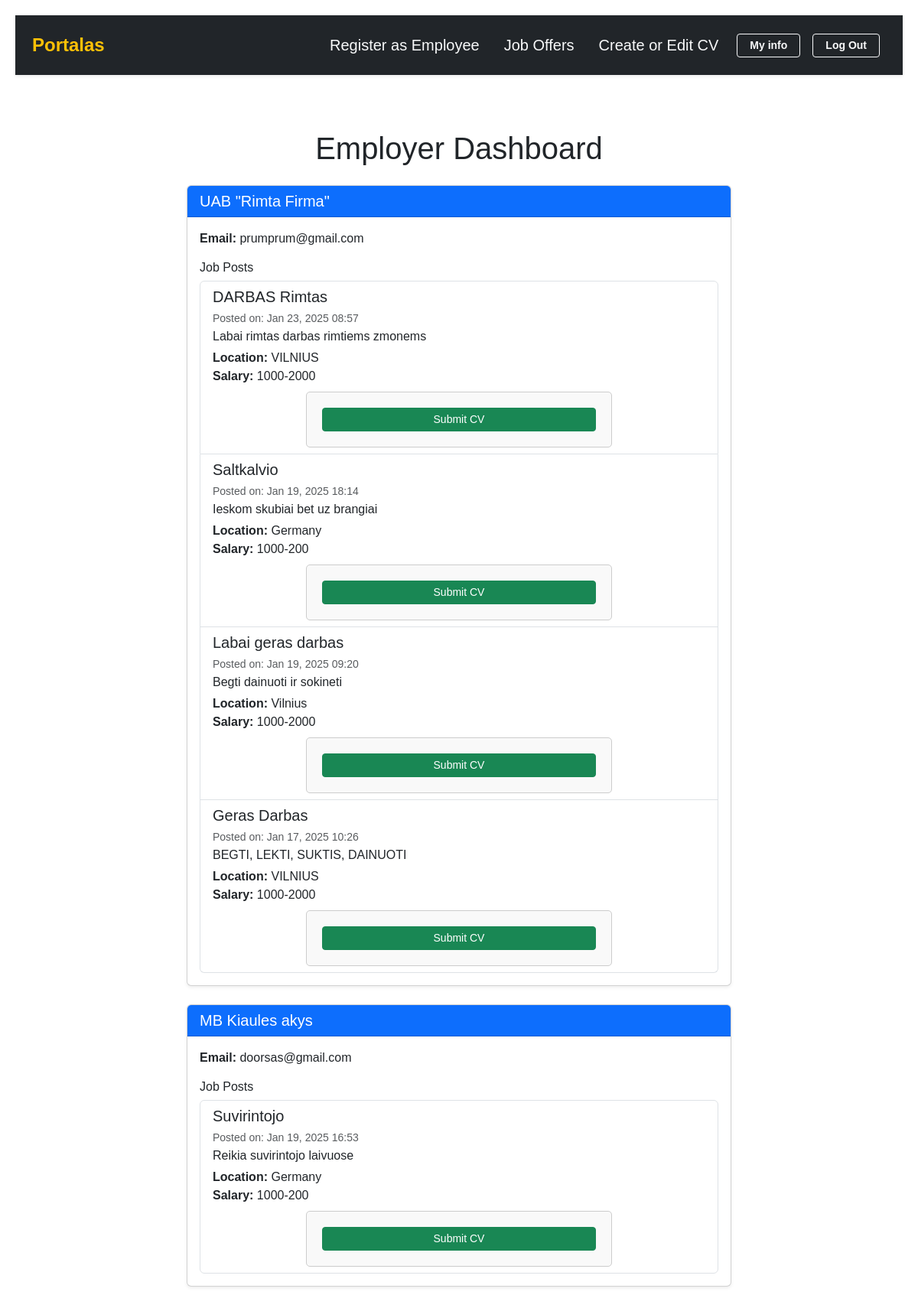
The app's page /employer/employers_dashboard/ (signed in) with its own data.
### employer/models.py (models this page shows, shortened)
class Employer(models.Model):
    user = models.OneToOneField(User, on_delete=models.CASCADE)  # Link to User
    company_name = models.CharField(max_length=255)
    email = models.EmailField()

class JobPost(models.Model):
    employer = models.ForeignKey(Employer, on_delete=models.CASCADE)
    title = models.CharField(max_length=255)
    description = models.TextField()
    location = models.CharField(max_length=255)
    salary_range = models.CharField(max_length=100)
    created_at = models.DateTimeField(auto_now_add=True)
    submitted_cvs = models.ManyToManyField(CV, blank=True, related_name="applied_jobs")  # Reference CV

### employer/views.py (the view)
# urls.py: path('employers_dashboard/',employer_dashboard, name='employer_dashboard'),
@login_required
def employer_dashboard(request):
    employers = Employer.objects.prefetch_related(
        Prefetch('jobpost_set', queryset=JobPost.objects.order_by('-created_at'))
    )
    return render(request, 'employer/employer_dashboard1.html', {'employers': employers})

### employer/templates/employer/employer_dashboard1.html (shortened to what this page needs)
{% extends 'base_employee.html' %}
{% block content %}
    <div class="container my-4">
        <h1 class="text-center mb-4">Employer Dashboard</h1>
        {% for employer in employers %}
            <div class="card mb-4 shadow-sm">
                <div class="card-header bg-primary text-white">
                    <h2 class="h5 mb-0">{{ employer.company_name }}</h2>
                </div>
                <div class="card-body">
                    <p><strong>Email:</strong> {{ employer.email }}</p>
                    <h3 class="h6 mt-3">Job Posts</h3>
                    {% if employer.jobpost_set.all %}
                        <ul class="list-group">
                            {% for job in employer.jobpost_set.all %}
                                <li class="list-group-item">
                                    <h5 class="mb-1">{{ job.title }}</h5>
                                    <small class="text-muted">Posted on: {{ job.created_at|date:"M d, Y H:i" }}</small>
                                    <p class="mb-1">{{ job.description }}</p>
                                    <p class="mb-0">
                                        <strong>Location:</strong> {{ job.location }} <br>
                                        <strong>Salary:</strong> {{ job.salary_range }}
                                    </p>
                                    {% if request.user.is_authenticated and request.user.employee %}
                                        <form action="{% url 'employee:submit_cv' job.id %}" method="post" class="mt-2">
                                            <button type="submit" class="btn btn-success btn-sm">Submit CV</button>
                                        </form>
                                    {% endif %}
                                </li>
                            {% endfor %}
                        </ul>
                    {% else %}
                        <p class="text-muted">No job posts available.</p>
                    {% endif %}
                </div>
            </div>
        {% endfor %}
{% endblock %}

### static/css/styles.css (style rules this page uses)
body { font-family: Arial, sans-serif; margin: 20px; }
form { max-width: 400px; margin: 0 auto; padding: 20px; border: 1px solid #ccc; border-radius: 5px; background-color: #f9f9f9; }
button { display: block; width: 100%; padding: 10px; background-color: #4CAF50; color: white; border: none; border-radius: 5px; cursor: pointer; }
h1 { text-align: center; }

### records on screen
Employer: company_name "UAB \"Rimta Firma\"", email "prumprum@gmail.com"
JobPost: title "DARBAS Rimtas", created_at "Jan 23, 2025 08:57", description "Labai rimtas darbas rimtiems zmonems", location "VILNIUS", salary_range "1000-2000"
JobPost: title "Saltkalvio", created_at "Jan 19, 2025 18:14", description "Ieskom skubiai bet uz brangiai", location "Germany", salary_range "1000-200"
JobPost: title "Labai geras darbas", created_at "Jan 19, 2025 09:20", description "Begti dainuoti ir sokineti", location "Vilnius", salary_range "1000-2000"
JobPost: title "Geras Darbas", created_at "Jan 17, 2025 10:26", description "BEGTI, LEKTI, SUKTIS, DAINUOTI", location "VILNIUS", salary_range "1000-2000"
Employer: company_name "MB Kiaules akys", email "doorsas@gmail.com"
JobPost: title "Suvirintojo", created_at "Jan 19, 2025 16:53", description "Reikia suvirintojo laivuose", location "Germany", salary_range "1000-200"
